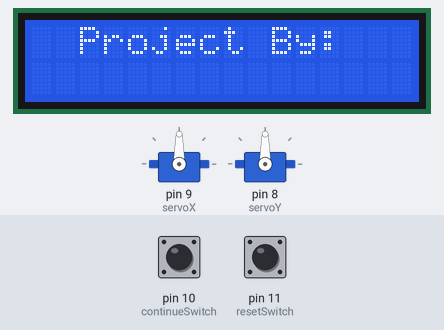
Bench run of a sketch on a simulated Arduino Uno, built with avr-gcc and run on an emulated ATmega328P. Parts: 16×2 character LCD, 2 × servo. Inputs (shaded band) come from the test bench; at power-on: pin 10 (continueSwitch) LOW, pin 11 (resetSwitch) HIGH. What the sketch prints to the serial monitor is not drawn.

Above: at 4.2 s.
At 10.3 s:
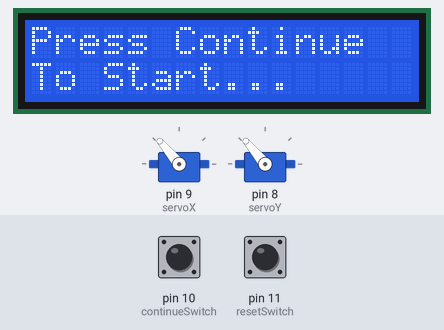
10.4 s: pin 10 (continueSwitch) pulsed HIGH 2 times (0.12 s each, 0.3 s apart)
At 11.9 s:
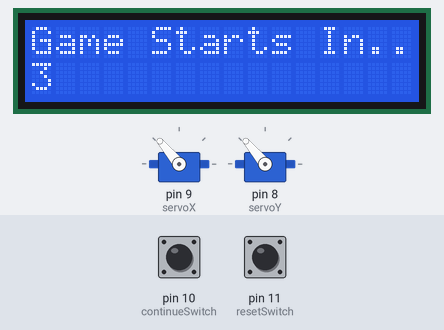
14.0 s: pin 11 (resetSwitch) pulled LOW for 1 s
At 16.9 s:
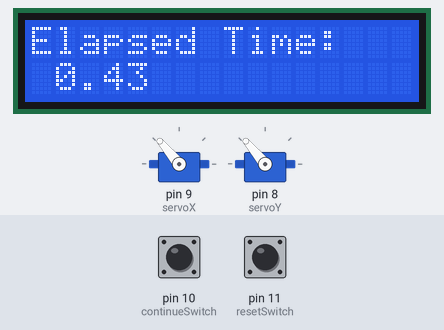
21.0 s: pin 10 (continueSwitch) pulled HIGH for 3.2 s
At 23.0 s:
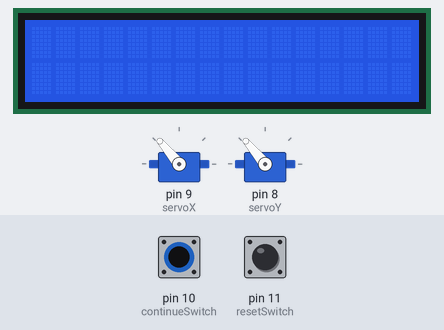
Timing chart, 0 to 24.5 s (numbered marks = the images above; inputs shaded):
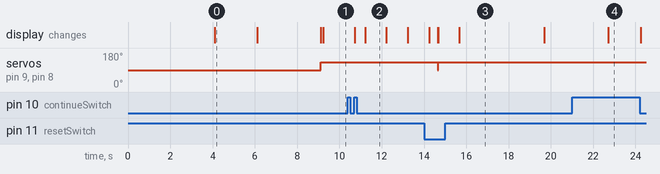

The sketch:

Marble_Maze_Code.ino
```cpp
#include <Servo.h>
#include <Wire.h>
#include <LiquidCrystal_I2C.h>
#define continueSwitch 10

LiquidCrystal_I2C lcd(0x27, 16, 2);

const char resetSwitch = 11;
int joyX = 0;
int joyY = 1;
long timer;

Servo servoX;
Servo servoY;

void setup(){
  lcd.begin();
  lcd.backlight();

  servoX.attach(9);
  servoY.attach(8);
  pinMode(resetSwitch, INPUT_PULLUP);
  pinMode(continueSwitch, INPUT);

  programIntroduction();

  Serial.begin(9600);
}

int resetToggle() {
  bool resetState = digitalRead(resetSwitch);
  bool outputState, pressed = false;

  if(resetState == pressed){
    outputState = true;
  } else {
    outputState = false;
  }
  return outputState;
}

int programIntroduction() {
  lcd.setCursor(1,0);
  lcd.print("Welcome to the");
  lcd.setCursor(0,1);
  lcd.print("Marble Maze Game!");
  delay(4000);

  lcd.clear();

  lcd.setCursor(2.8,0);
  lcd.print("Project By:");
  delay(2000);
  lcd.setCursor(2,1);
  lcd.print("Henry Samala");
  delay(3000);

  lcd.clear();
}
int programResetMSG(){
  lcd.print("Resetting Maze...");
  delay(3000);

   lcd.clear();

   lcd.setCursor(1,0);
   lcd.print("Press Continue");
   lcd.setCursor(0,1);
   lcd.print("To Continue Game");
}
int gameCountdown(){
  lcd.setCursor(0,0);
  lcd.print("Game Starts In...");

  delay(500);
    for(int i = 3; i > 0; i--){
      lcd.setCursor(0,1);
      lcd.print(i);
      delay(1000);
    }
}

void loop () {
  int displayMessage = 0, programStart = 0;

while(programStart == 0) {

  servoX.write(130);
  servoY.write(130);
  delay(100);

  while(digitalRead(continueSwitch) == LOW) {

    if(displayMessage == 0){
      lcd.print("Press Continue");
      lcd.setCursor(0,1);
      lcd.print("To Start...");

      displayMessage++;
    }

    if(digitalRead(continueSwitch) == HIGH){
      lcd.clear();

      gameCountdown();

      programStart++;
      displayMessage = 0;
      break;
     }
  }
}

lcd.clear();

while(programStart == 1) {
  int valX = analogRead(joyX), valY = analogRead(joyY);
  int valueX, valueY;
  bool resetStatus = resetToggle();
  long timeElapsed;

  if(displayMessage == 0){
    lcd.print("Game Time:");
    timer = millis();
    delay(400);
    displayMessage++;
  }

  lcd.setCursor(0,1);
  lcd.print((millis() - timer) / 1000.0);

  valX = map(valX, 0, 1023, 10, 170);
  valY = map(valY, 0, 1023, 10, 170);

  servoX.write(valX);
  servoY.write(valY);

  delay(5);

  Serial.println(valX); //91 resting postion
  Serial.println(valY); //90 resting position

  if(resetStatus == true){
   displayMessage = 0;
   while(resetStatus == true) {

    if(displayMessage == 0) {
     servoX.write(130);
     servoY.write(130);

     lcd.clear();
     lcd.print("Elapsed Time:");
     delay(1000);
     lcd.setCursor(1,1);
     lcd.print(((millis() - timer) / 1000.0) - 1);
     delay(4000);

     lcd.clear();

     programResetMSG();
     displayMessage++;
    }

    if(digitalRead(continueSwitch) == HIGH) {
     lcd.clear();
     resetStatus = false;
     programStart = 0;
    }
    else {
      resetStatus = true;
      delay(10);
    }

   delay(100);
   }
  }
 }
}
```

Measured:
- after the input at 10.4 s, the display: first changes after 0.32 s (image 2 shows a later state)
- after the input at 14.0 s, the display: first differs from a run without the input after 0.66 s (image 3 shows a later state)
- after the input at 21.0 s, the display: changes after 1.7 s (image 4)
- what the display in image 0 shows lasts 2.0 s, from 4.1 s to 6.1 s
- what the display in image 2 shows lasts 1.0 s, from 11.2 s to 12.2 s
- what the display in image 3 shows lasts 4.0 s, from 15.7 s to 19.7 s
